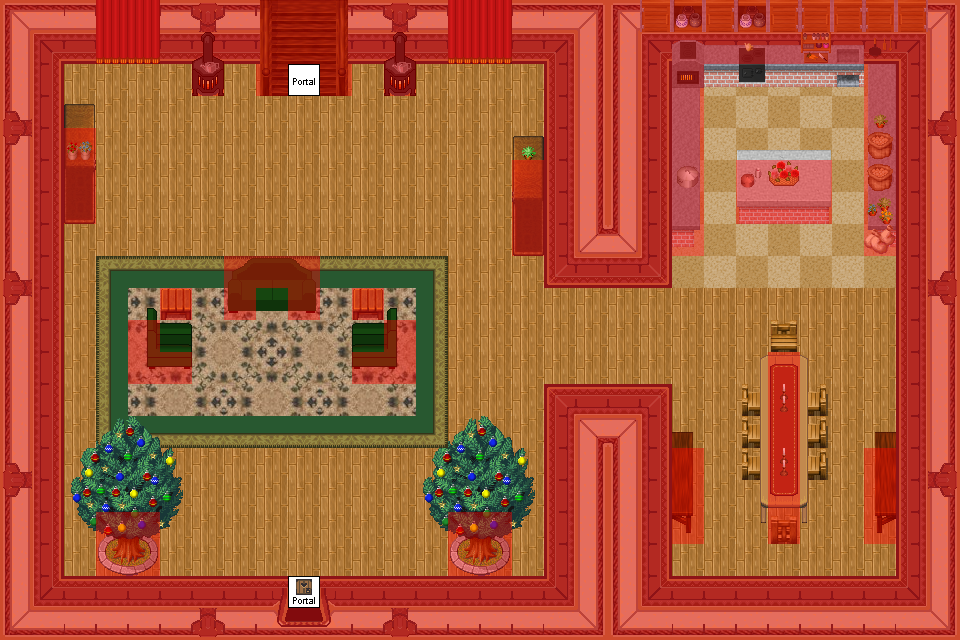

Below is a game level as drawn by its tile map, then a one-line description and the .tmx that defines it (tile-layer data replaced by summaries):
An orthogonal 30x20 tile map with 32x32 px tiles, 8 tile layers (0_floor, 1_terrain, 2_object, 3_roof, ...), 28 tilesets.

<map version="1.2" tiledversion="1.2.1" orientation="orthogonal" renderorder="right-down" width="30" height="20" tilewidth="32" tileheight="32" infinite="0" nextlayerid="9" nextobjectid="1">
 <tileset firstgid="1" name="collision" tilewidth="32" tileheight="32" tilecount="1" columns="1">
  <image source="../../tileset/logic/collision.png" width="32" height="32" />
 </tileset>
 <tileset firstgid="2" name="floors_3" tilewidth="32" tileheight="32" tilecount="12" columns="6">
  <image source="../../tileset/ground/indoor/floors_3.png" width="192" height="64" />
 </tileset>
 <tileset firstgid="14" name="int_wall_dark_red" tilewidth="32" tileheight="32" tilecount="16" columns="4">
  <image source="../../tileset/building/wall/int_wall_dark_red.png" width="128" height="128" />
 </tileset>
 <tileset firstgid="30" name="int_wall_dark_red_corners" tilewidth="32" tileheight="32" tilecount="16" columns="4">
  <image source="../../tileset/building/wall/int_wall_dark_red_corners.png" width="128" height="128" />
 </tileset>
 <tileset firstgid="46" name="int_wall_dark_red_corners_2" tilewidth="32" tileheight="32" tilecount="8" columns="2">
  <image source="../../tileset/building/wall/int_wall_dark_red_corners_2.png" width="64" height="128" />
 </tileset>
 <tileset firstgid="54" name="dark_red_ns" tilewidth="32" tileheight="32" tilecount="12" columns="3">
  <image source="../../tileset/building/entrance/dark_red_ns.png" width="96" height="128" />
 </tileset>
 <tileset firstgid="66" name="dark_red_ns_detail" tilewidth="32" tileheight="32" tilecount="12" columns="3">
  <image source="../../tileset/building/entrance/dark_red_ns_detail.png" width="96" height="128" />
 </tileset>
 <tileset firstgid="78" name="cabinets" tilewidth="32" tileheight="32" tilecount="44" columns="4">
  <image source="../../tileset/furniture/kitchen/cabinets.png" width="128" height="352" />
 </tileset>
 <tileset firstgid="122" name="concrete_table" tilewidth="32" tileheight="32" tilecount="9" columns="3">
  <image source="../../tileset/furniture/table/concrete_table.png" width="96" height="96" />
 </tileset>
 <tileset firstgid="131" name="wooden_with_candles" tilewidth="32" tileheight="32" tilecount="12" columns="3">
  <image source="../../tileset/furniture/table/wooden_with_candles.png" width="96" height="128" />
 </tileset>
 <tileset firstgid="143" name="wooden_pale" tilewidth="32" tileheight="32" tilecount="4" columns="2">
  <image source="../../tileset/furniture/chair/wooden_pale.png" width="64" height="64" />
 </tileset>
 <tileset firstgid="147" name="wooden_trestle_vertical" tilewidth="32" tileheight="32" tilecount="6" columns="2">
  <image source="../../tileset/furniture/table/wooden_trestle_vertical.png" width="64" height="96" />
 </tileset>
 <tileset firstgid="153" name="flower_baskets" tilewidth="32" tileheight="32" tilecount="3" columns="1">
  <image source="../../tileset/plant/indoor/flower_baskets.png" width="32" height="96" />
 </tileset>
 <tileset firstgid="156" name="small_flowerpots" tilewidth="32" tileheight="32" tilecount="4" columns="2">
  <image source="../../tileset/plant/indoor/small_flowerpots.png" width="64" height="64" />
 </tileset>
 <tileset firstgid="160" name="food_preparation" tilewidth="32" tileheight="32" tilecount="16" columns="4">
  <image source="../../tileset/item/household/food_preparation.png" width="128" height="128" />
 </tileset>
 <tileset firstgid="176" name="food_preparation_2" tilewidth="32" tileheight="32" tilecount="4" columns="2">
  <image source="../../tileset/item/household/food_preparation_2.png" width="64" height="64" />
 </tileset>
 <tileset firstgid="180" name="sofa" tilewidth="32" tileheight="32" tilecount="6" columns="3">
  <image source="../../tileset/furniture/chair/sofa.png" width="96" height="64" />
 </tileset>
 <tileset firstgid="186" name="armchair" tilewidth="32" tileheight="32" tilecount="12" columns="4">
  <image source="../../tileset/furniture/chair/armchair.png" width="128" height="96" />
 </tileset>
 <tileset firstgid="198" name="brown_rug2" tilewidth="32" tileheight="32" tilecount="12" columns="3">
  <image source="../../tileset/furniture/carpet/brown_rug2.png" width="96" height="128" />
 </tileset>
 <tileset firstgid="210" name="green" tilewidth="32" tileheight="32" tilecount="9" columns="3">
  <image source="../../tileset/furniture/carpet/green.png" width="96" height="96" />
 </tileset>
 <tileset firstgid="219" name="dark_red" tilewidth="32" tileheight="32" tilecount="4" columns="2">
  <image source="../../tileset/furniture/curtain/dark_red.png" width="64" height="64" />
 </tileset>
 <tileset firstgid="223" name="warmer" tilewidth="32" tileheight="32" tilecount="2" columns="1">
  <image source="../../tileset/furniture/kitchen/warmer.png" width="32" height="64" />
 </tileset>
 <tileset firstgid="225" name="wardrobe_lateral" tilewidth="32" tileheight="32" tilecount="8" columns="2">
  <image source="../../tileset/furniture/shelve/wardrobe_lateral.png" width="64" height="128" />
 </tileset>
 <tileset firstgid="233" name="rack" tilewidth="32" tileheight="32" tilecount="8" columns="4">
  <image source="../../tileset/furniture/shelve/rack.png" width="128" height="64" />
 </tileset>
 <tileset firstgid="241" name="christmas_tree" tilewidth="32" tileheight="32" tilecount="20" columns="4">
  <image source="../../tileset/plant/tree/christmas_tree.png" width="128" height="160" />
 </tileset>
 <tileset firstgid="261" name="wooden_stairs" tilewidth="32" tileheight="32" tilecount="9" columns="3">
  <image source="../../tileset/building/stairs/wooden_stairs.png" width="96" height="96" />
 </tileset>
 <tileset firstgid="270" name="portal" tilewidth="32" tileheight="32" tilecount="16" columns="8">
  <image source="../../tileset/logic/portal.png" width="256" height="64" />
 </tileset>
 <tileset firstgid="286" name="square" tilewidth="32" tileheight="32" tilecount="1" columns="1">
  <image source="../../tileset/furniture/table/square.png" width="32" height="32" />
 </tileset>
 <layer id="1" name="0_floor" width="30" height="20">
  <data>[600 cells, 600 non-empty, 61 distinct tile ids]</data>
 </layer>
 <layer id="2" name="1_terrain" width="30" height="20">
  <data>[600 cells, 123 non-empty, 84 distinct tile ids]</data>
 </layer>
 <layer id="3" name="2_object" width="30" height="20">
  <data>[600 cells, 18 non-empty, 13 distinct tile ids]</data>
 </layer>
 <layer id="4" name="3_roof" width="30" height="20">
  <data>[600 cells, 38 non-empty, 26 distinct tile ids]</data>
 </layer>
 <layer id="5" name="4_roof_add" width="30" height="20">
  <data>[600 cells, 1 non-empty, 1 distinct tile ids]</data>
 </layer>
 <layer id="6" name="objects" width="30" height="20">
  <data>[600 cells, 2 non-empty, 2 distinct tile ids]</data>
 </layer>
 <layer id="7" name="collision" width="30" height="20" opacity="0.42">
  <data>[600 cells, 296 non-empty, 1 distinct tile ids]</data>
 </layer>
 <layer id="8" name="protection" width="30" height="20">
  <data>[600 cells, 0 non-empty, 0 distinct tile ids]</data>
 </layer>
</map>
